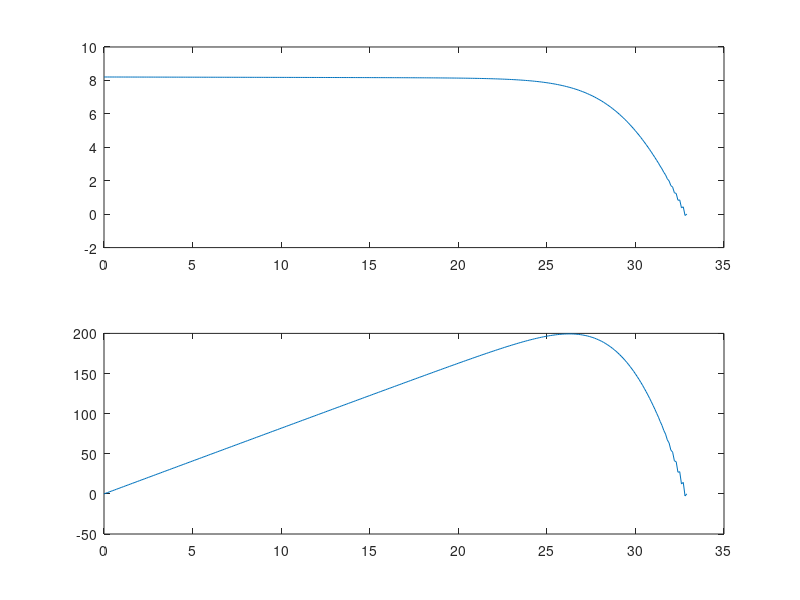

Reproduce this figure in MATLAB.
clc;
clear all;
K = 1.38065e-23;
q = 1.602e-19;
Iscn = 8.21;
Vocn = 32.9;
Kv = -0.123;
Ki = 0.0032;
Ns = 54;
T = 25+273;
Tn = 25+273;
Gn = 1000;
a = 1.3;
Eg = 1.12;
G = 1000;
Rs = 0.221;
Rp = 415.405;

Vtn = Ns*(K*Tn/q);

Ion = Iscn/((exp(Vocn/(a*Vtn)))-1);
Io = Ion*((Tn/T)^3)*exp(((q*Eg/(a*K))*((1/Tn)-(1/T))));
Ipvn = Iscn;
Ipv = (Ipvn + Ki*(T-Tn))*(G/Gn);
Vt = Ns*(K*T/q);
I = zeros(330,1);
i=1;
I(1,1) = 0;
for V=32.9:-0.1:0
    I_part = Io*(exp((V+(I(i,1)*Rs))/(Vt*a))-1) + ((V+(Rs*I(i,1)))/Rp);
    I(i+1)=Ipv - I_part;
    V1(i)=V;
    P(i)=V*I(i);
    i=i+1;
end
V1(i)=V1(i-1);
P(i)=P(i-1);
V1=transpose(V1);
subplot(2,1,1);
plot(V1,I);
subplot(2,1,2);
plot(V1,P);